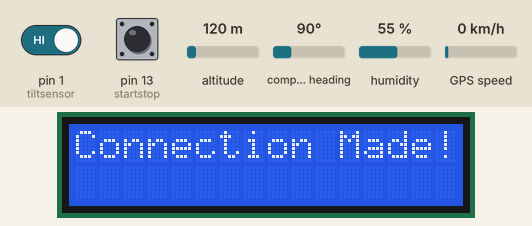
Bench run of a sketch on a simulated Arduino Uno, built for the host (arithmetic inside an expression is 32-bit, double 64-bit). Shown: 16×2 character LCD. The test bench sets the inputs (shaded band); at power-on: pin 13 (startstop) LOW, altitude 120 m, humidity 55 %, GPS speed 0 km/h, pin 1 (tiltsensor) HIGH, compass heading 90°. The GPS gets a fix after 3 s at 37.7749, -122.4194 with 8 satellites.

Above: at 7.2 s.
7.3 s: pin 13 (startstop) pulled HIGH for 0.15 s
At 10.0 s:
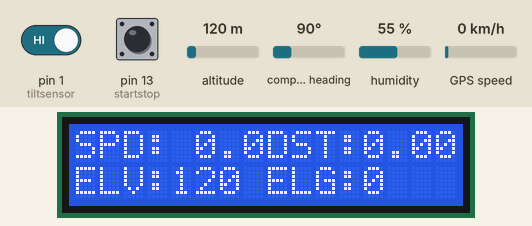
10.4 s: pin 13 (startstop) pulled HIGH for 1 s
At 11.7 s:
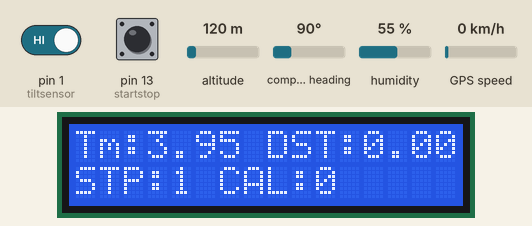
12.9 s: pin 13 (startstop) pulled HIGH for 3.2 s
At 17.1 s:
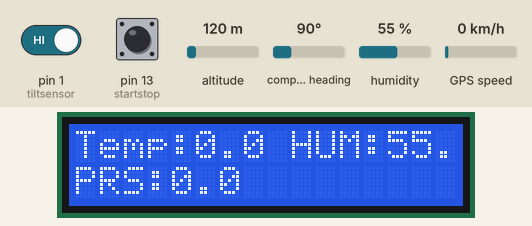
19.1 s: altitude set to 20 m
At 21.2 s:
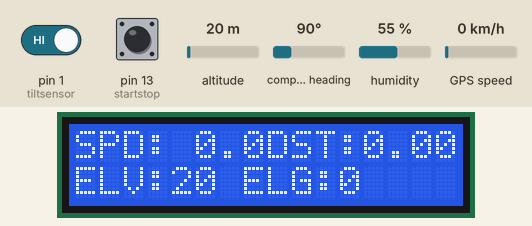
22.1 s: humidity set to 22 %
At 24.6 s:
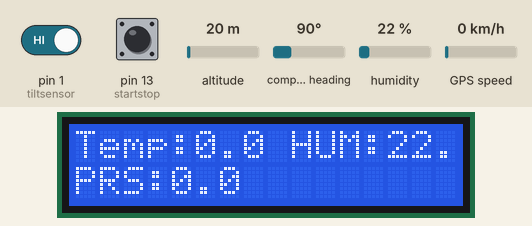
25.1 s: GPS speed set to 2 km/h
At 27.0 s:
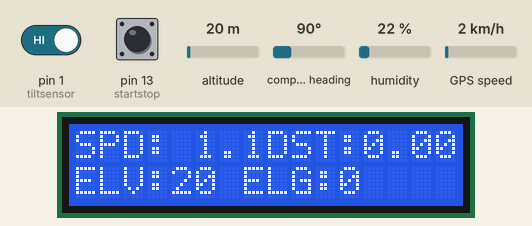
Timing chart, 0 to 28.5 s (numbered marks = the images above; inputs shaded):
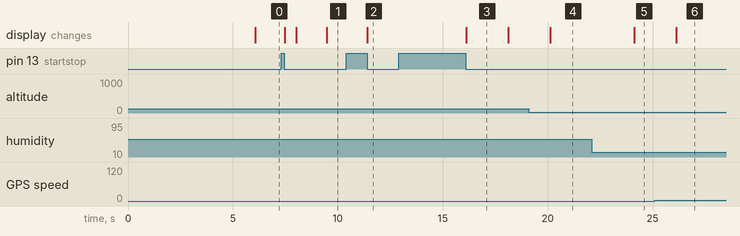

Measured:
- after the input at 7.3 s, the display: changes after 0.17 s (image 1)
- after the input at 10.4 s, the display: changes after 1.0 s (image 2)
- after the input at 12.9 s, the display: changes after 3.2 s (image 3)
- after the input at 19.1 s, the display: changes after 1.0 s (image 4)
- after the input at 22.1 s, the display: changes after 2.0 s (image 5)
- after the input at 25.1 s, the display: changes after 1.0 s (image 6)
- what the display in image 3 shows lasts 2.0 s, from 16.1 s to 18.1 s

The sketch:

Hackathon_code.ino
```cpp
// Hackathon code for running tracking

//**********************************************************************Librarys*************************************************************************

#include <Adafruit_GPS.h>
#include <SoftwareSerial.h>
#include <LiquidCrystal.h>
#include "BMP085.h"
#include <Wire.h>
#include <Adafruit_Sensor.h>
#include <DHT.h>
#include <DHT_U.h>

//**********************************************************************Constants*************************************************************************

// Connect the GPS TX (transmit) pin to Digital 8
// Connect the GPS RX (receive) pin to Digital 7
// you can change the pin numbers to match your wiring:
SoftwareSerial mySerial(8, 7); // bmp180 pins
Adafruit_GPS GPS(&mySerial); // GPS object
const int rs = 12, en = 11, d4 = 5, d5 = 4, d6 = 3, d7 = 2; // liquid crystal pinout
LiquidCrystal lcd(rs, en, d4, d5, d6, d7); // liquid crystal callout
#define DHTPIN 10     // Digital pin connected to the DHT sensor
const int startstop = 13;

//**********************************************************************Configurations*************************************************************************

// Set GPSECHO to 'false' to turn off echoing the GPS data to the Serial console
// Set to 'true' if you want to debug and listen to the raw GPS sentences
#define GPSECHO  true

// Uncomment the type of sensor in use:
#define DHTTYPE    DHT11     // DHT 11
//#define DHTTYPE    DHT22     // DHT 22 (AM2302)
//#define DHTTYPE    DHT21     // DHT 21 (AM2301)

DHT_Unified dht(DHTPIN, DHTTYPE); // for humidity sensor

//**********************************************************************Veriables*************************************************************************

float distance = 0;
short elevation_gain = 0;
short elevation_loss = 0;
short elevation = 0;
short elevation_previous = 0;
float speed_val = 0;
float temperature;
float pressure;
double timercounterstart = 0;
double timercounterstop = 0;
double timetotal = 0;
double time_elapsed = 0;
int user_weight = 77; // units in kg
int tiltsensor = 1; // tilt sensor pin
int sensorval;// tilt sensor value
int prevSensVal;// old tilt sensor value
int counter, state = 0, btnVal;// step counter, stop watch status, value of button
int running_MET = 1.65;
int calories = 0;

BMP085 myBarometer; // sructure for the bmp180 ( operates the same as the bmp085 )

//**********************************************************************Function Prototypes*************************************************************************

//*************************Set up prototypes*********************
void Initialize_sensors(void);
void Start_Com(void);
void GPS_Config(void);
void GPS_Aquire(void);

//*************************Running program prototypes*********************
void stepcount(void);
void Start_Stop_Timer(void);
void Display_GPS_Data(void);
void Display_Weather_Data(void);

//**********************************************************************Board Setup*************************************************************************

void setup()
{

  pinMode(startstop, INPUT);      // set pin 13 as an input for the start stop timer
  pinMode(tiltsensor, INPUT);     // setting the tilt sensor to an output
  sensor_t sensor;                // humidity sensor type

  Initialize_sensors();           // warm up sensors
  Start_Com();                    // begin communication protocalls
  GPS_Config();                   // set up configuration for GPS
  GPS_Aquire();                   // start GPS collection for initial positioning
}

//**********************************************************************Timing Initialization************************************************************

uint32_t timer = millis();
uint32_t timer2 = millis();

//**********************************************************************Main Loop*************************************************************************

void loop()                      // run over and over again
{

    stepcount();                 // check the step count state to see if the step count changed
    Start_Stop_Timer();          // Aquire the start and stop time of the running clock then calculate data for readback
    Display_GPS_Data();          // Display the GPS data to the user for readback
    Display_Weather_Data();      // Display current weather data

}

//**********************************************************************Functions*************************************************************************

//***************************************Setup Functions*************************************************

void stepcount(void){
  // reading the status of the tiltsensor
  sensorval = digitalRead(tiltsensor);

  // comparing the previous value of the tilt sensor with the new value to increment the stepcounter
  if(sensorval != prevSensVal){
    counter++;// incrementing the step counter if the tilt sensor has changed
  }

  // updating the previous value of sensor with the most recent value
  prevSensVal = sensorval;

 // Serial.println(counter); // print to serial port for debug output perpouses
}

void Initialize_sensors(void){
  // set up the LCD's number of columns and rows:
  lcd.begin(16, 2);

  myBarometer.init(); // initialize the barometric pressure sensor

  dht.begin(); // start the humidity sensor

  delay(5000); // delay 5 seconds for warmup
}

void Start_Com(void){
  // connect at 115200 so we can read the GPS fast enough and echo without dropping chars
  // also spit it out
  //Serial.begin(115200); // uncomment for serial communication
  // GPS communication speed
  GPS.begin(9600);
}

void GPS_Config(void){
  // uncomment this line to turn on RMC (recommended minimum) and GGA (fix data) including altitude
  GPS.sendCommand(PMTK_SET_NMEA_OUTPUT_RMCGGA);

  // Set the update rate
  GPS.sendCommand(PMTK_SET_NMEA_UPDATE_1HZ);   // 1 Hz update rate
  // For the parsing code to work nicely and have time to sort thru the data, and
  // print it out we don't suggest using anything higher than 1 Hz

  // Request updates on antenna status, comment out to keep quiet
  GPS.sendCommand(PGCMD_ANTENNA);
  delay(1000);
}

void GPS_Aquire(void){
  lcd.print(F("Waiting for Sat")); // display wait
    lcd.setCursor(0,1); // home curser
    lcd.print(F("connection...")); // display wait

    while(!GPS.fix){ // loop as long as there is no GPS data

      char c = GPS.read();
      // if a sentence is received, we can check the checksum, parse it...
        if (GPS.newNMEAreceived()) {
        // a tricky thing here is if we print the NMEA sentence, or data
        // we end up not listening and catching other sentences!
        // so be very wary if using OUTPUT_ALLDATA and trytng to print out data
        //Serial.println(GPS.lastNMEA());   // this also sets the newNMEAreceived() flag to false

        if (!GPS.parse(GPS.lastNMEA()))   // this also sets the newNMEAreceived() flag to false
          return;  // we can fail to parse a sentence in which case we should just wait for another
        }
       elevation_previous= GPS.altitude; // get initial elevation at the start of the run
    }

    lcd.setCursor(0,0); // home curser
    lcd.clear(); // clear screen
    lcd.print(F("Connection Made!"));
}

//*****************************************Running Functions*********************************************

void Start_Stop_Timer(void){
  if (digitalRead(startstop) == HIGH){ // check if the start stop button is pressed

      while(digitalRead(startstop) == HIGH){ // while the  button is held
        delay(10); // endlessly loop untill the button is released
      }

      if (timercounterstart == 0){ // if the start counter is notactivated
        timercounterstart = millis(); // aquire the start time
        timercounterstop = 0; // set the stop time to 0 for new data aquisition
      }

      else{
        timercounterstop = millis(); // aquire the stop time
        timetotal = timercounterstop - timercounterstart; // calculate time in exeresize
        timercounterstart = 0; // reset start timer
        time_elapsed = ((timetotal/1000)); // convert time to seconds

        lcd.setCursor(0,0); // home curser
        lcd.clear(); // clear screen

        lcd.print(F("Tm:")); // display distance on the lcd
        lcd.print(time_elapsed); // display value
        lcd.print(F(" DST:")); // display distance on the lcd
        lcd.print(distance,2); // display value

        lcd.setCursor(0,1); // home curser

        lcd.print(F("STP:")); // display Step on the lcd
        lcd.print(counter); // display value

        calories = (0.0175*running_MET*user_weight)*(distance);

        lcd.print(F(" CAL:")); // display Step on the lcd
        lcd.print(calories); // display value

      }
    }
}

void Display_GPS_Data(void){
  // approximately every 2 seconds or so, print out the current stats
  if ((millis() - timer > 2000) && (timercounterstart != 0) ) { // only run function if the timer has started and if 2 seconds have elapsed
    timer = millis(); // reset the timer for next itteration

      char c = GPS.read(); // read the data from the GPS register
      delay(10); // delay to allow CPU to catch up

    // if a sentence is received, we can check the checksum, parse it...
    if (GPS.newNMEAreceived()) {
    // a tricky thing here is if we print the NMEA sentence, or data
    // we end up not listening and catching other sentences!
    // so be very wary if using OUTPUT_ALLDATA and trytng to print out data
    //Serial.println(GPS.lastNMEA());   // this also sets the newNMEAreceived() flag to false

    if (!GPS.parse(GPS.lastNMEA()))   // this also sets the newNMEAreceived() flag to false
      return;  // we can fail to parse a sentence in which case we should just wait for another
   }

    if (GPS.fix) { // if we have GPS data, display it, otherwise move along

      lcd.setCursor(0,0); // home curser
      lcd.clear(); // clear screen

      //Serial.print(F("Spd: ")); // send speed via serial debug
      speed_val = GPS.speed; // record speed
      //Serial.println(speed,1); // 1.6878 ft/sec
      lcd.print(F("SPD: ")); // display speed on the lcd
      lcd.print(speed_val,1); // display value

      // Run calculation for the distance traveled
      distance = distance + ((speed_val * 1.6878)/5280)*2; // distance to be recorded in miles
      //Serial.print(F("Dst: ")); // display distance
      //Serial.println(distance,2); // display distance

      lcd.print(F("DST:")); // display distance on the lcd
      lcd.print(distance,2); // display value


      elevation = GPS.altitude; // display altitude
      //Serial.print(F("Elv: ")); // print elevation
      //Serial.println(elevation,1);

      // Record the increase or decrease in elevation over the run
      if (elevation > elevation_previous){ // calculate elevation gain
        elevation_gain = elevation_gain + (elevation - elevation_previous); // increase count of gain
      }
      else if (elevation < elevation_previous){ // calculate elevation loss
        elevation_loss = elevation_loss + (elevation_previous - elevation); // increase elevation loss
      }
      else{
          // no elevation change
      }


      // display the elevation data tothe user on the LCD
          lcd.setCursor(0,1); // go to second row
          lcd.print(F("ELV:")); // display elevation on the lcd
          lcd.print(elevation,1); // display value
          lcd.print(F(" ELG:")); // display elevation on the lcd
          lcd.print(elevation_gain,1); //display elevation gain
       elevation_previous = elevation; // update previous elevation

    }
  }
}

void Display_Weather_Data(void){

   if ((millis() - timer2 > 8000) && (timercounterstart != 0) ) { // only run function if the timer has started and if the 8 seconds have passed
      timer2 = millis();                              // reset the timer

      sensors_event_t event;                          // set up a sensor type

      lcd.setCursor(0,0);                             // home curser
      lcd.clear();                                    // clear screen

      temperature = myBarometer.bmp085GetTemperature( // aquire temperature from the bmp180
                      myBarometer.bmp085ReadUT());    //Get the temperature, bmp085ReadUT MUST be called first
      pressure = myBarometer.bmp085GetPressure(myBarometer.bmp085ReadUP());//Get the temperature

      //Serial.print(F("Temp: "));                    // print temperature
      //Serial.println(temperature,1);
      lcd.print(F("Temp:"));                          // display temperature on the lcd
      lcd.print(temperature,1);                       // display value

      //dht.temperature().getEvent(&event);
      dht.humidity().getEvent(&event);
      //Serial.print(F("Hum: "));                     // display humidity
      //Serial.print(event.relative_humidity,1);
      //Serial.println(F("%"));

      lcd.print(F(" HUM:"));
      lcd.print(event.relative_humidity,1);           // print humidity data

      lcd.setCursor(0,1);                             // go to second row

      //Serial.print(F("Prs: "));                     // print pressure
      //Serial.println(pressure,1);
      lcd.print(F("PRS:"));                           // display pressure on the lcd
      lcd.print(pressure,1);                          // display value
   }
}
```
